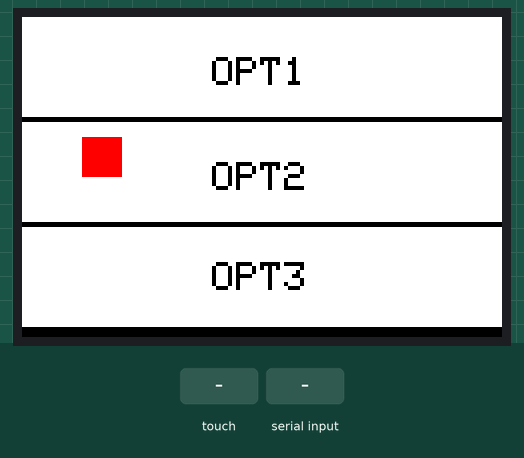
A sketch run on a simulated Arduino Uno, built with avr-gcc and run on an emulated ATmega328P. Shown: 480×320 colour display. The inputs (shaded band) are chosen by the test bench. What the sketch prints to the serial monitor is not drawn.

Above: at 1.6 s.
1.7 s: touch panel pressed at 13 % / 30 % of its raw x / y range
At 1.78 s:
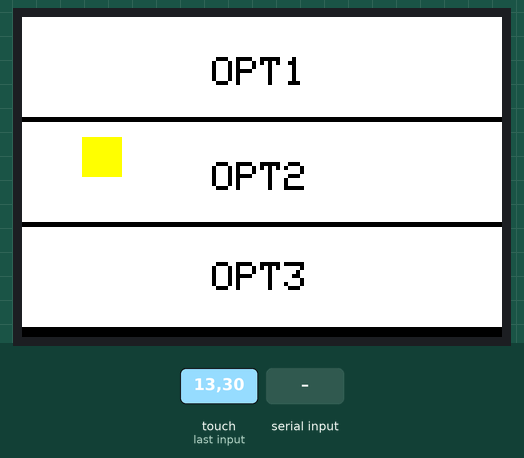
3.3 s: "1" received over Serial
At 4.0 s:
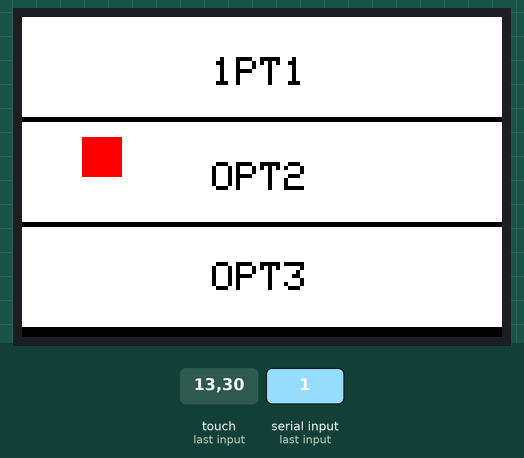
4.8 s: touch panel pressed at 62 % / 30 % of its raw x / y range
At 4.88 s:
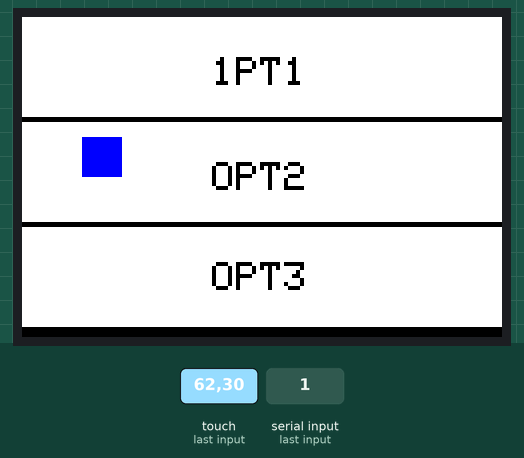
6.4 s: "0" received over Serial
At 7.4 s:
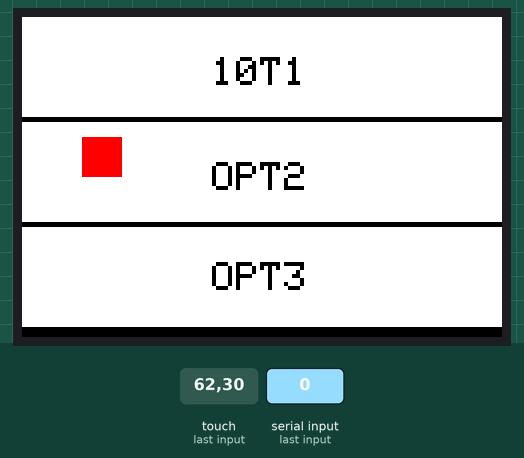
7.9 s: touch panel pressed at 87 % / 30 % of its raw x / y range
At 7.98 s:
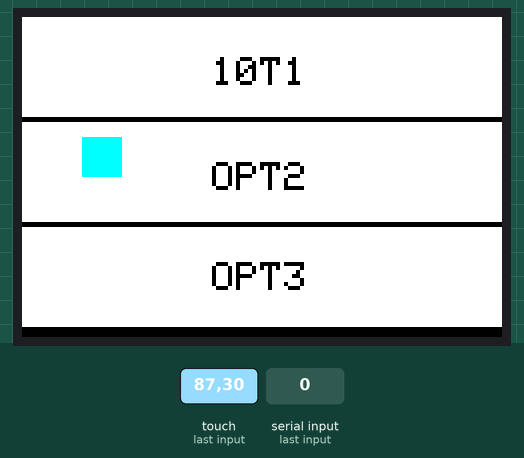
Timing chart, 0 to 10.5 s (numbered marks = the images above; inputs shaded):
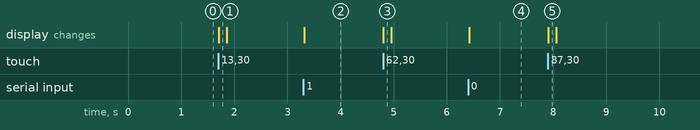

Measured:
- after the input at 1.7 s, the display: changes at once (image 1)
- after the input at 3.3 s, the display: changes at once (image 2)
- after the input at 4.8 s, the display: changes at once (image 3)
- after the input at 6.4 s, the display: changes at once (image 4)
- after the input at 7.9 s, the display: changes at once (image 5)

The sketch:

TFTLCD_3.5_GUI.ino
```cpp
#include <Adafruit_GFX.h>
#include <MCUFRIEND_kbv.h>
MCUFRIEND_kbv tft;
#include <TouchScreen.h>


#define MINPRESSURE 200
#define MAXPRESSURE 1000
#define BLACK   0x0000
#define BLUE    0x001F
#define RED     0xF800
#define GREEN   0x07E0
#define CYAN    0x07FF
#define MAGENTA 0xF81F
#define YELLOW  0xFFE0
#define WHITE   0xFFFF

const int XP = 6, XM = A2, YP = A1, YM = 7; //TFT LCD Controling pins
const int TS_LEFT = 907, TS_RT = 136, TS_TOP = 942, TS_BOT = 139;
//const int TS_LEFT = 1000, TS_RT = 100, TS_TOP = 1000, TS_BOT = 100;


TouchScreen ts = TouchScreen(XP, YP, XM, YM, 300); //touch screen init

int pixel_x, pixel_y;     //Touch_getXY() updates global vars
char c;
char opt_buff1[20] = {'O', 'P', 'T', '1'};
int i = 0;
int count;
int uart_flag = 0;
int change_flag = 1;

//function to get touch from the screen
bool Touch_getXY(void)
{
  TSPoint p = ts.getPoint();
  pinMode(YP, OUTPUT);      //restore shared pins
  pinMode(XM, OUTPUT);
  digitalWrite(YP, HIGH);   //because TFT control pins
  digitalWrite(XM, HIGH);
  bool pressed = (p.z > MINPRESSURE && p.z < MAXPRESSURE);

  if (pressed)
  {
    pixel_x = map(p.x, TS_LEFT, TS_RT, 0, tft.width()); //.kbv makes sense to me

    pixel_y = map(p.y, TS_TOP, TS_BOT, 0, tft.height());

    //    Serial.print("x = ");  Serial.println(p.x);
    //   Serial.print("y = ");  Serial.println(p.y);

    //   Serial.print("xp = ");  Serial.println(pixel_x);
    // Serial.print("yp = ");  Serial.println(pixel_y);


  }
  return pressed;
}

void setup() {
  Serial.begin(57600);
  uint16_t ID = tft.readID();
  if (ID == 0xD3D3) ID = 0x9486; // write-only shield
  tft.begin(ID);
  tft.setRotation(3);            //Landscape 270 mode

  //Black Background
  tft.fillScreen(BLACK);

  //3 Option Boxes
  tft.fillRect(0, 210, 480, 100, WHITE);  //button for OPT 3
  tft.fillRect(0, 105, 480, 100, WHITE); //button for OPT 2
  tft.fillRect(0, 0, 480, 100, WHITE);  //button for OPT 1

  //test rectangle
  tft.fillRect(60, 120, 40, 40, RED);

  //set text size and color
  tft.setTextSize(4);
  tft.setTextColor(BLACK);
}

void loop()
{

  if (Serial.available() > 0)
  {
    c = Serial.read();
//    Serial.println(c);

    opt_buff1[i] = c;

    uart_flag = 1;

    i++;
    //  tft.fillRect(60, 120, 40, 40, BLACK);
  }


  //Check if touched
  bool down = Touch_getXY();

  // delay(10);

  //Print Text for buttons
  tft.setCursor(190, 40);

  //tft.println("OPT1");
  tft.print(opt_buff1);

  if (uart_flag == 1)
  {

    //JACOB SUGGESTION: insted of creating a reactangle re write text in WHITE
    //Serial.println(opt_buff1);
    tft.fillRect(120, 25, 180, 50, WHITE);  //button for OPT 1

    //   delay(1);
    tft.setCursor(190, 40);

    tft.println(opt_buff1);

  //  tft.setCursor(190, 40); //test

    uart_flag = 0;

    //tft.fillRect(60, 120, 40, 40, BLACK);
  }

  tft.setCursor(190, 145);
  tft.println("OPT2");


  tft.setCursor(190, 245);
  tft.println("OPT3");

  //if touched, detect which button pressed
  if (down)
  {
    //button 1
    if ((pixel_x >= 0 && pixel_y >= 0) && (pixel_x <= 130 && pixel_y <= 285))
    {
      //   tft.fillRect(0, 0, 480, 100, GREEN); //future feature to give button prese sense
      Serial.println("OPT1");

     tft.fillRect(60, 120, 40, 40, CYAN);
    }

    //button 2
    if ((pixel_x >= 150 && pixel_y >= 0) && (pixel_x <= 285 && pixel_y <= 285))
    {
      //    tft.fillRect(0, 105, 480, 100, GREEN); //button for OPT 2
      Serial.println("OPT2");

      tft.fillRect(60, 120, 40, 40, BLUE);
    }

    //button 3
    if ((pixel_x >= 300 && pixel_y >= 0) && (pixel_x <= 430 && pixel_y <= 285))
    {
      //   tft.fillRect(0, 210, 480, 100, GREEN);
      Serial.println("OPT3");

     tft.fillRect(60, 120, 40, 40, YELLOW);
    }
  }
  else
  {
    tft.fillRect(60, 120, 40, 40, RED);
  }
}
```
